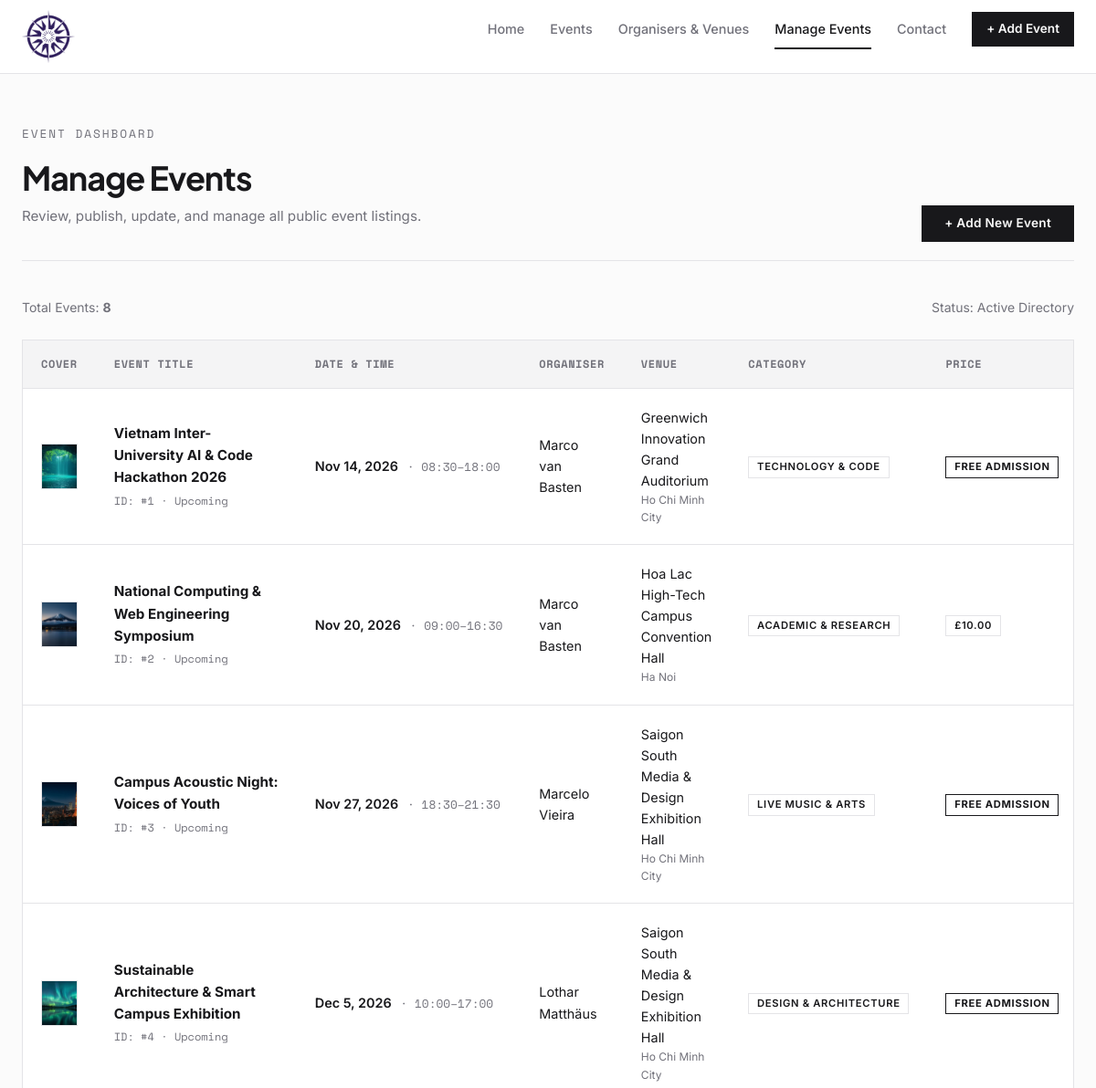
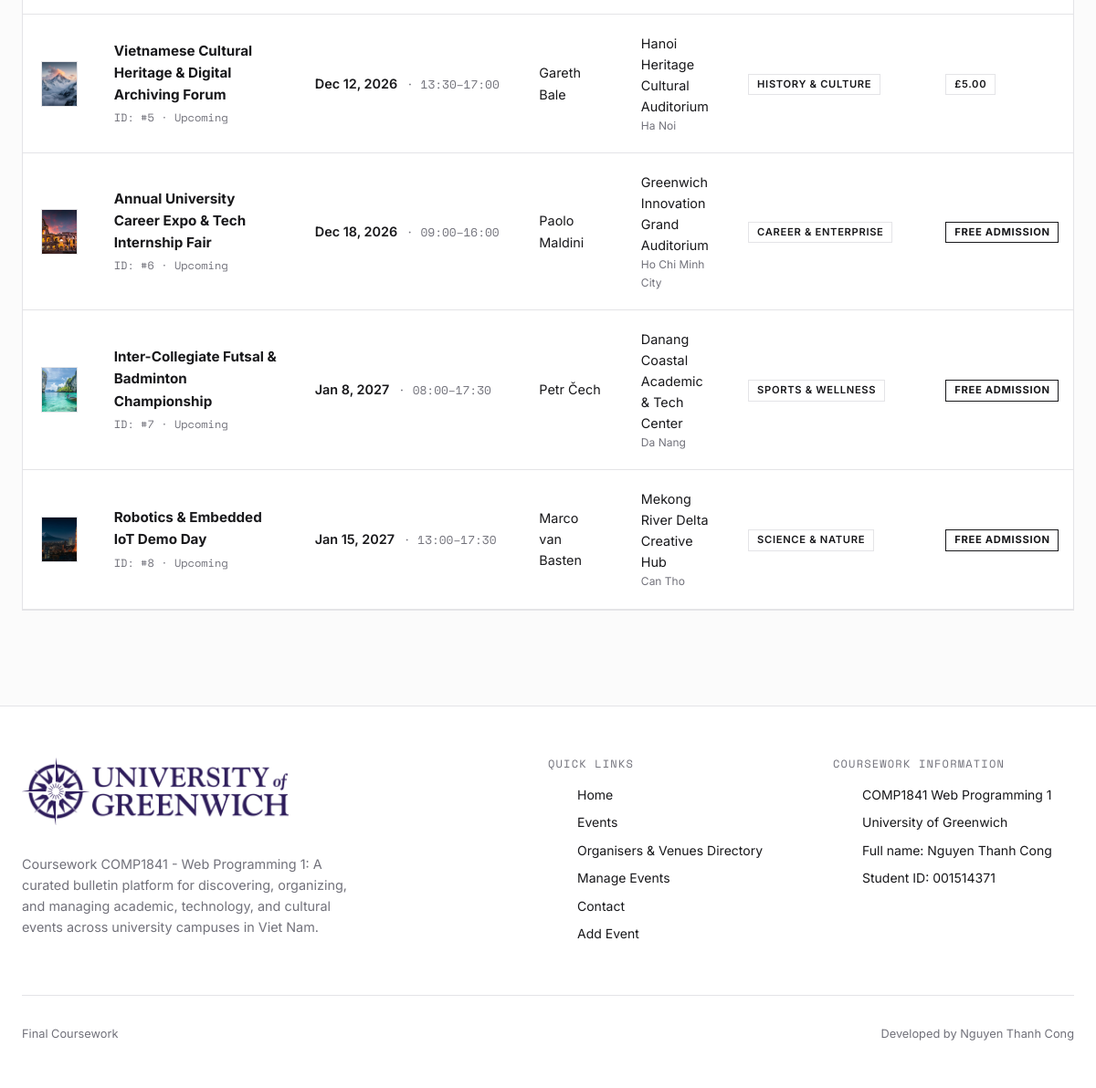
/manage.php, run on the app's committed database (2 pictures, top to bottom).
### tables this page shows
CREATE TABLE `events` (
  `id` INT AUTO_INCREMENT PRIMARY KEY,
  `title` VARCHAR(255) NOT NULL,
  `description` TEXT NOT NULL,
  `event_date` DATE NOT NULL,
  `start_time` TIME NOT NULL,
  `end_time` TIME NOT NULL,
  `venue_id` INT NOT NULL,
  `organiser_id` INT NOT NULL,
  `category` VARCHAR(100) NOT NULL,
  `image_url` VARCHAR(500) NOT NULL,
  `ticket_price` DECIMAL(10,2) NOT NULL DEFAULT 0.00,
  `status` VARCHAR(50) NOT NULL DEFAULT 'Upcoming',
  `created_at` DATETIME DEFAULT CURRENT_TIMESTAMP,
  `updated_at` DATETIME DEFAULT CURRENT_TIMESTAMP ON UPDATE CURRENT_TIMESTAMP,
  CONSTRAINT `fk_events_venue` FOREIGN KEY (`venue_id`) REFERENCES `venues` (`id`) ON DELETE RESTRICT ON UPDATE CASCADE,
  CONSTRAINT `fk_events_organiser` FOREIGN KEY (`organiser_id`) REFERENCES `organisers` (`id`) ON DELETE RESTRICT ON UPDATE CASCADE
);

CREATE TABLE `organisers` (
  `id` INT AUTO_INCREMENT PRIMARY KEY,
  `full_name` VARCHAR(150) NOT NULL,
  `email` VARCHAR(150) NOT NULL,
  `phone` VARCHAR(50) DEFAULT NULL,
  `website` VARCHAR(255) DEFAULT NULL,
  `bio` TEXT DEFAULT NULL,
  `logo_url` VARCHAR(500) DEFAULT NULL,
  `created_at` DATETIME DEFAULT CURRENT_TIMESTAMP
);

CREATE TABLE `venues` (
  `id` INT AUTO_INCREMENT PRIMARY KEY,
  `name` VARCHAR(150) NOT NULL,
  `address` VARCHAR(255) NOT NULL,
  `city` VARCHAR(100) NOT NULL,
  `capacity` INT NOT NULL DEFAULT 0,
  `contact_person` VARCHAR(100) DEFAULT NULL,
  `image_url` VARCHAR(500) DEFAULT NULL,
  `created_at` DATETIME DEFAULT CURRENT_TIMESTAMP
);

### manage.php (called while the page is built, shortened)
<?php
try {
    include __DIR__ . '/includes/DatabaseConnection.php';
    include __DIR__ . '/includes/DatabaseFunctions.php';
    $events = getEventsWithDetails($connection);
    include __DIR__ . '/templates/manage_events.html.php';
} catch (PDOException $e) {
    $title = 'An error has occurred';
    $output = '<div class="alert alert-error">Database error: ' . htmlspecialchars($e->getMessage(), ENT_QUOTES, 'UTF-8') . '</div>';
}
include __DIR__ . '/templates/layout.html.php';

### includes/DatabaseFunctions.php (called while the page is built, shortened)
<?php
function query($pdo, $sql, $parameters = []) {
    $stmt = $pdo->prepare($sql);
    $stmt->execute($parameters);
    return $stmt;
}
function getEventsWithDetails($pdo, $category = '', $search = '', $limit = null) {
    $sql = "SELECT
                e.*,
                o.full_name AS organiser_name,
                o.email AS organiser_email,
                o.logo_url AS organiser_logo,
                v.name AS venue_name,
                v.city AS venue_city,
                v.address AS venue_address,
                v.capacity AS venue_capacity
            FROM `events` e
            INNER JOIN `organisers` o ON e.organiser_id = o.id
            INNER JOIN `venues` v ON e.venue_id = v.id
            WHERE 1=1";
    $params = [];
    $sql .= " ORDER BY e.event_date ASC, e.start_time ASC";
    $stmt = query($pdo, $sql, $params);
    return $stmt->fetchAll();
}
function formatDate($dateString) {
    $dt = new DateTime($dateString);
    return $dt->format('M j, Y');
}
function formatTime($timeString) {
    $dt = new DateTime($timeString);
    return $dt->format('H:i');
}
function formatPrice($price) {
    $val = (float)$price;
    if ($val <= 0.0) {
        return 'Free Admission';
    }
    return '£' . number_format($val, 2);
}
function e($str) {
    $normalized = str_replace('assests/', 'assets/', (string)$str);
    return htmlspecialchars($normalized, ENT_QUOTES, 'UTF-8');
}

### templates/manage_events.html.php (the view, shortened to what this page needs)
<section style="padding: 3.5rem 0;">
  <div class="container">
    <div class="section-header">
      <div>
        <span class="hero-lead-label">Event Dashboard</span>
        <h1 class="section-title" style="font-size: 2.25rem;">Manage Events</h1>
        <p class="section-desc">
          Review, publish, update, and manage all public event listings.
        </p>
      </div>
      <a href="addevent.php" class="btn btn-primary">
        + Add New Event
      </a>
    </div>
    <div style="margin-bottom: 1.5rem; display: flex; align-items: center; justify-content: space-between; font-size: 0.875rem; color: var(--text-muted);">
      <span>Total Events: <strong><?= count($events) ?></strong></span>
      <span>Status: Active Directory</span>
    </div>
    <div class="data-table-wrapper">
      <table class="data-table" aria-label="Event Management Table">
        <thead>
          <tr>
            <th scope="col" style="width: 70px;">Cover</th>
            <th scope="col" style="min-width: 220px;">Event Title</th>
            <th scope="col" style="white-space: nowrap; min-width: 200px;">Date &amp; Time</th>
            <th scope="col" style="white-space: nowrap;">Organiser</th>
            <th scope="col" style="white-space: nowrap;">Venue</th>
            <th scope="col" style="white-space: nowrap;">Category</th>
            <th scope="col" style="white-space: nowrap;">Price</th>
          </tr>
        </thead>
        <tbody>
          <?php if (!empty($events)): ?>
            <?php foreach ($events as $ev): ?>
              <tr>
                <td>
                  <img src="<?= e($ev['image_url']) ?>" alt="" class="table-thumb" loading="lazy">
                </td>
                <td>
                  <strong style="color: var(--text-main); display: block; font-size: 0.95rem;">
                    <?= e($ev['title']) ?>
                  </strong>
                  <span style="font-size: 0.75rem; color: var(--text-muted); font-family: var(--font-mono);">
                    ID: #<?= e($ev['id']) ?> · <?= e($ev['status']) ?>
                  </span>
                </td>
                <td style="white-space: nowrap;">
                  <span style="font-weight: 600; color: var(--text-main);"><?= formatDate($ev['event_date']) ?></span>
                  <span style="display: inline-block; margin-left: 0.35rem; color: var(--text-muted); font-size: 0.8rem; font-family: var(--font-mono);">
                    · <?= formatTime($ev['start_time']) ?>–<?= formatTime($ev['end_time']) ?>
                  </span>
                </td>
                <td>
                  <span><?= e($ev['organiser_name']) ?></span>
                </td>
                <td>
                  <span><?= e($ev['venue_name']) ?></span>
                  <span style="display: block; font-size: 0.75rem; color: var(--text-muted);"><?= e($ev['venue_city']) ?></span>
                </td>
                <td>
                  <span class="badge"><?= e($ev['category']) ?></span>
                </td>
                <td>
                  <span class="badge <?= $ev['ticket_price'] <= 0 ? 'badge-free' : '' ?>">
                    <?= formatPrice($ev['ticket_price']) ?>
                  </span>
                </td>
              </tr>
            <?php endforeach; ?>
          <?php endif; ?>
        </tbody>
      </table>
    </div>
  </div>
</section>

### css/style.css (style rules this page uses)
:root { --bg-main: #fbfbfb; --bg-surface: #ffffff; --bg-subtle: #f4f4f5; --bg-dark: #09090b; --text-main: #18181b; --text-muted: #71717a; --text-subtle: #a1a1aa; --text-inverted: #fafafa; --border-light: #e4e4e7; --border-dark: #18181b; --accent-primary: #18181b; --accent-hover: #27272a; --accent-badge: #f4f4f5; --accent-blue: #2563eb; --accent-green: #16a34a; --accent-red: #dc2626; --font-heading: 'Plus Jakarta Sans', -apple-system, BlinkMacSystemFont, 'Segoe UI', Roboto, sans-serif; --font-body: 'Inter', -apple-system, BlinkMacSystemFont, 'Segoe UI', Roboto, sans-serif; --font-mono: 'Space Mono', monospace; --radius-sm: 0px; --radius-md: 0px; --radius-lg: 0px; --radius-pill: 0px; --shadow-subtle: none; --shadow-hover: 0 4px 12px rgba(0, 0, 0, 0.05); --shadow-dropdown: 0 10px 25px rgba(0, 0, 0, 0.08); --transition-fast: 0.15s ease; --transition-smooth: 0.2s ease; }
*, *::before, *::after { box-sizing: border-box; margin: 0; padding: 0; }
html { font-size: 16px; scroll-behavior: smooth; }
body { background-color: var(--bg-main); color: var(--text-main); font-family: var(--font-body); line-height: 1.6; -webkit-font-smoothing: antialiased; min-height: 100vh; display: flex; flex-direction: column; }
img { max-width: 100%; height: auto; display: block; }
a { color: inherit; text-decoration: none; transition: color var(--transition-fast); }
.container { width: 100%; max-width: 1240px; margin-left: auto; margin-right: auto; padding-left: 1.5rem; padding-right: 1.5rem; }
.btn { display: inline-flex; align-items: center; justify-content: center; gap: 0.5rem; font-size: 0.85rem; font-weight: 600; padding: 0.75rem 1.5rem; border-radius: 0; border: 1px solid transparent; cursor: pointer; text-decoration: none; transition: all var(--transition-fast); line-height: 1; letter-spacing: 0.02em; }
.btn-primary { background-color: var(--text-main); color: var(--text-inverted); border: 1px solid var(--text-main); }
.badge { display: inline-flex; align-items: center; font-family: var(--font-body); font-size: 0.7rem; font-weight: 600; padding: 0.25rem 0.55rem; border-radius: 0; text-transform: uppercase; letter-spacing: 0.06em; background-color: transparent; color: var(--text-main); border: 1px solid var(--border-light); line-height: 1.2; }
.badge-free { background-color: transparent; color: var(--text-main); border: 1px solid var(--text-main); font-weight: 700; }
.hero-lead-label { font-family: var(--font-mono); font-size: 0.8rem; text-transform: uppercase; letter-spacing: 0.15em; color: var(--text-muted); display: block; margin-bottom: 1rem; }
.section-header { display: flex; align-items: flex-end; justify-content: space-between; margin-bottom: 2.5rem; padding-bottom: 1.25rem; border-bottom: 1px solid var(--border-light); flex-wrap: wrap; gap: 1rem; }
.section-title { font-family: var(--font-heading); font-size: 1.75rem; font-weight: 700; letter-spacing: -0.03em; }
.section-desc { font-size: 0.95rem; color: var(--text-muted); margin-top: 0.25rem; }
.data-table-wrapper { background-color: var(--bg-surface); border: 1px solid var(--border-light); border-radius: 0; overflow-x: auto; margin-bottom: 3rem; }
.data-table { width: 100%; border-collapse: collapse; text-align: left; font-size: 0.9rem; }
.data-table th { background-color: var(--bg-subtle); color: var(--text-muted); font-family: var(--font-mono); font-size: 0.75rem; text-transform: uppercase; letter-spacing: 0.05em; padding: 1rem 1.25rem; border-bottom: 1px solid var(--border-light); font-weight: 600; white-space: nowrap; }
.data-table td { padding: 1.25rem; border-bottom: 1px solid var(--border-light); vertical-align: middle; }
.table-thumb { width: 50px; height: 50px; border-radius: 0; object-fit: cover; border: 1px solid var(--border-light); }

### data on the page
events: image_url (picture), title "Vietnam Inter-University AI & Code Hackathon 2026", id "1", status "Upcoming", event_date "Nov 14, 2026", start_time "08:30", end_time "18:00", organiser.full_name "Marco van Basten", venue.name "Greenwich Innovation Grand Auditorium", venue.city "Ho Chi Minh City", category "TECHNOLOGY & CODE", ticket_price "FREE ADMISSION"
events: image_url (picture), title "National Computing & Web Engineering Symposium", id "2", status "Upcoming", event_date "Nov 20, 2026", start_time "09:00", end_time "16:30", organiser.full_name "Marco van Basten", venue.name "Hoa Lac High-Tech Campus Convention Hall", venue.city "Ha Noi", category "ACADEMIC & RESEARCH", ticket_price "£10.00"
events: image_url (picture), title "Campus Acoustic Night: Voices of Youth", id "3", status "Upcoming", event_date "Nov 27, 2026", start_time "18:30", end_time "21:30", organiser.full_name "Marcelo Vieira", venue.name "Saigon South Media & Design Exhibition Hall", venue.city "Ho Chi Minh City", category "LIVE MUSIC & ARTS", ticket_price "FREE ADMISSION"
events: image_url (picture), title "Sustainable Architecture & Smart Campus Exhibition", id "4", status "Upcoming", event_date "Dec 5, 2026", start_time "10:00", end_time "17:00", organiser.full_name "Lothar Matthäus", venue.name "Saigon South Media & Design Exhibition Hall", venue.city "Ho Chi Minh City", category "DESIGN & ARCHITECTURE", ticket_price "FREE ADMISSION"
events: image_url (picture), title "Vietnamese Cultural Heritage & Digital Archiving Forum", id "5", status "Upcoming", event_date "Dec 12, 2026", start_time "13:30", end_time "17:00", organiser.full_name "Gareth Bale", venue.name "Hanoi Heritage Cultural Auditorium", venue.city "Ha Noi", category "HISTORY & CULTURE", ticket_price "£5.00"
events: image_url (picture), title "Annual University Career Expo & Tech Internship Fair", id "6", status "Upcoming", event_date "Dec 18, 2026", start_time "09:00", end_time "16:00", organiser.full_name "Paolo Maldini", venue.name "Greenwich Innovation Grand Auditorium", venue.city "Ho Chi Minh City", category "CAREER & ENTERPRISE", ticket_price "FREE ADMISSION"
events: image_url (picture), title "Inter-Collegiate Futsal & Badminton Championship", id "7", status "Upcoming", event_date "Jan 8, 2027", start_time "08:00", end_time "17:30", organiser.full_name "Petr Čech", venue.name "Danang Coastal Academic & Tech Center", venue.city "Da Nang", category "SPORTS & WELLNESS", ticket_price "FREE ADMISSION"
events: image_url (picture), title "Robotics & Embedded IoT Demo Day", id "8", status "Upcoming", event_date "Jan 15, 2027", start_time "13:00", end_time "17:30", organiser.full_name "Marco van Basten", venue.name "Mekong River Delta Creative Hub", venue.city "Can Tho", category "SCIENCE & NATURE", ticket_price "FREE ADMISSION"

### other printed values
count($events) "8"
